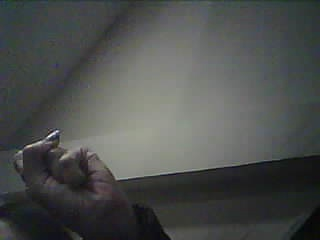
#> input picture dataset_fotos_final/close/close_1778297702786.jpg, 320 x 240 px, given as the content of the folder dataset_fotos_final/open, which was not available
$ python data_augmentation.py
#> lines starting #> are read from the running program, lines starting #| are printed output that depends on the picture; pictures that were not available may be replaced by others from this repository, and a replacement may not be noted
import cv2
import os
import numpy as np
import time

# ---------------------------------------------------------
# CONFIGURACION
# ---------------------------------------------------------
CARPETA_ORIGEN  = "dataset_fotos_final"
CARPETA_DESTINO = "dataset_aumentado_final"
CLASES          = ["open", "close", "index"]

# Cuántas versiones aumentadas generar por cada foto original
AUMENTOS_POR_IMAGEN = 5  # → de 240 originales a ~1440 en total

# ---------------------------------------------------------
# FUNCIONES DE AUGMENTATION
# ---------------------------------------------------------

def flip_horizontal(img):
    return cv2.flip(img, 1)

def ajustar_brillo(img, factor):
    """factor > 1 = más brillante, < 1 = más oscuro"""
    hsv = cv2.cvtColor(img, cv2.COLOR_BGR2HSV).astype(np.float32)
    hsv[:, :, 2] = np.clip(hsv[:, :, 2] * factor, 0, 255)
    return cv2.cvtColor(hsv.astype(np.uint8), cv2.COLOR_HSV2BGR)

def rotar(img, angulo):
    h, w = img.shape[:2]
    M = cv2.getRotationMatrix2D((w // 2, h // 2), angulo, 1.0)
    return cv2.warpAffine(img, M, (w, h), borderMode=cv2.BORDER_REFLECT)

def zoom(img, factor):
    """factor > 1 = zoom in, < 1 = zoom out"""
    h, w = img.shape[:2]
    new_h, new_w = int(h * factor), int(w * factor)
    resized = cv2.resize(img, (new_w, new_h))
    if factor > 1:
        # Recortar al centro
        start_y = (new_h - h) // 2
        start_x = (new_w - w) // 2
        return resized[start_y:start_y+h, start_x:start_x+w]
    else:
        # Rellenar con negro alrededor
        canvas = np.zeros_like(img)
        start_y = (h - new_h) // 2
        start_x = (w - new_w) // 2
        canvas[start_y:start_y+new_h, start_x:start_x+new_w] = resized
        return canvas

def agregar_ruido(img):
    ruido = np.random.normal(0, 15, img.shape).astype(np.int16)
    resultado = np.clip(img.astype(np.int16) + ruido, 0, 255).astype(np.uint8)
    return resultado

def desenfoque(img):
    return cv2.GaussianBlur(img, (3, 3), 0)

# Lista de transformaciones (nombre, función)
TRANSFORMACIONES = [
    ("flip",         flip_horizontal),
    ("brillo_alto",  lambda img: ajustar_brillo(img, 1.4)),
    ("brillo_bajo",  lambda img: ajustar_brillo(img, 0.6)),
    ("rot_pos15",    lambda img: rotar(img, 15)),
    ("rot_neg15",    lambda img: rotar(img, -15)),
    ("rot_pos30",    lambda img: rotar(img, 30)),
    ("rot_neg30",    lambda img: rotar(img, -30)),
    ("zoom_in",      lambda img: zoom(img, 1.2)),
    ("zoom_out",     lambda img: zoom(img, 0.8)),
    ("ruido",        agregar_ruido),
    ("blur",         desenfoque),
]

# ---------------------------------------------------------
# PROCESO PRINCIPAL
# ---------------------------------------------------------

total_generadas = 0

print("=" * 45)
print("      DATA AUGMENTATION - MANO ROBOTICA")
print("=" * 45)

for clase in CLASES:
    carpeta_entrada = os.path.join(CARPETA_ORIGEN, clase)
    carpeta_salida  = os.path.join(CARPETA_DESTINO, clase)
    os.makedirs(carpeta_salida, exist_ok=True)

    imagenes = [f for f in os.listdir(carpeta_entrada) if f.lower().endswith(('.jpg', '.jpeg', '.png'))]
    print(f"\n[{clase.upper()}] {len(imagenes)} imágenes originales encontradas")

    generadas_clase = 0

    for nombre_img in imagenes:
        ruta_img = os.path.join(carpeta_entrada, nombre_img)
        img = cv2.imread(ruta_img)
#> img is the input picture: shape (240, 320, 3); mean B, G, R 77.2, 78.9, 76.5

        if img is None:
            print(f"  [SKIP] No se pudo leer: {nombre_img}")
            continue

        # Copiar la imagen original al destino también
        ruta_orig_destino = os.path.join(carpeta_salida, nombre_img)
        cv2.imwrite(ruta_orig_destino, img)

        # Aplicar N transformaciones aleatorias
        transformaciones_elegidas = np.random.choice(
            len(TRANSFORMACIONES),
            size=AUMENTOS_POR_IMAGEN,
            replace=False if AUMENTOS_POR_IMAGEN <= len(TRANSFORMACIONES) else True
        )

        for idx in transformaciones_elegidas:
            nombre_trans, funcion = TRANSFORMACIONES[idx]
            img_aug = funcion(img)

            ts = int(time.time() * 1000000)  # microsegundos para evitar colisiones
            nombre_nuevo = f"{clase}_{nombre_trans}_{ts}.jpg"
            ruta_destino = os.path.join(carpeta_salida, nombre_nuevo)
            cv2.imwrite(ruta_destino, img_aug)
            generadas_clase += 1
#> this loop made 5 passes
#> pass 1, `img_aug = funcion(img)`:
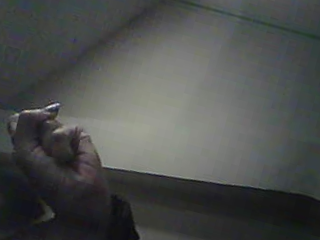
#> img_aug: shape (240, 320, 3); mean B, G, R 76.8, 78.4, 76.1
#> pass 2, in agregar_ruido, `resultado = np.clip(img.astype(np.int16) + ruido, 0, 255).astype(np.ui..`:
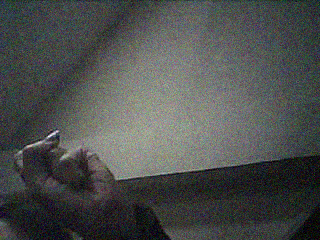
#> resultado: shape (240, 320, 3); mean B, G, R 77.3, 79, 76.5
#> pass 3, in ajustar_brillo, `hsv = cv2.cvtColor(img, cv2.COLOR_BGR2HSV).astype(np.float32)`:
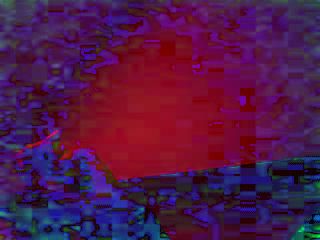
#> hsv: shape (240, 320, 3) float32; mean B, G, R 70.7, 23.6, 80.5
#> pass 3, `img_aug = funcion(img)`:
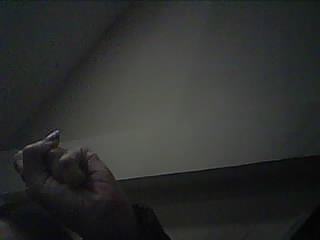
#> img_aug: shape (240, 320, 3); mean B, G, R 45.6, 46.7, 45.1
#> after the loop, generadas_clase = 5

    total_clase = len(imagenes) + generadas_clase
#> total_clase = 6
    print(f"  OK Generadas: {generadas_clase} nuevas | Total en carpeta: {total_clase}")
#|   OK Generadas: 5 nuevas | Total en carpeta: 6
    total_generadas += generadas_clase
#> total_generadas = 5
#> pass 3 of the loop `for clase in CLASES:`:
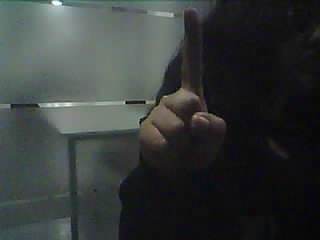
#> input picture dataset_fotos_final/index/index_1778297908779.jpg, 320 x 240 px
#> img is the input picture: shape (240, 320, 3); mean B, G, R 57.1, 58.3, 53.8
#> the loop `for idx in transformaciones_elegidas:` made 5 passes
#> pass 1, `img_aug = funcion(img)`:
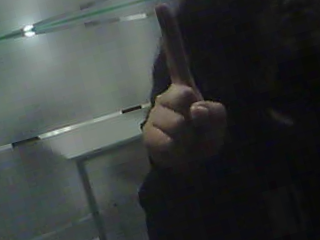
#> img_aug: shape (240, 320, 3); mean B, G, R 58.2, 59.4, 55
#> pass 3, `img_aug = funcion(img)`:
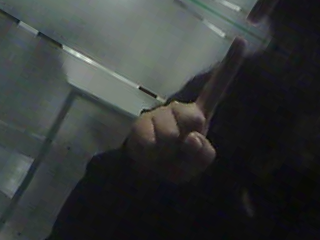
#> img_aug: shape (240, 320, 3); mean B, G, R 54.8, 55.7, 51.8

print("\n" + "=" * 45)
print(f"  LISTO - {total_generadas} imágenes nuevas generadas")
print(f"  Carpeta de salida: '{CARPETA_DESTINO}/'")
print("=" * 45)
